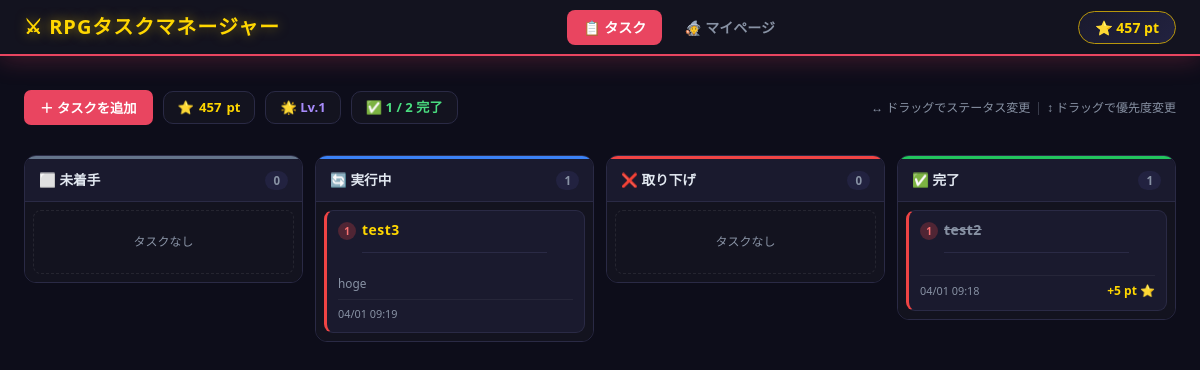
The page / on the database its author committed.
### app.py (models this page shows, shortened)
class Avatar(db.Model):
    __tablename__ = 'avatars'
    id = db.Column(db.Integer, primary_key=True)
    name = db.Column(db.String(50), default='勇者')
    base_hp = db.Column(db.Integer, default=100)
    base_attack = db.Column(db.Integer, default=10)
    base_defense = db.Column(db.Integer, default=5)
    base_agility = db.Column(db.Integer, default=8)
    points = db.Column(db.Integer, default=0)
    total_points_earned = db.Column(db.Integer, default=0)
    inventory = db.relationship('Inventory', back_populates='avatar', lazy='dynamic')
    @property
    def level(self):
        return self.total_points_earned // 10 + 1

class Task(db.Model):
    __tablename__ = 'tasks'
    id = db.Column(db.Integer, primary_key=True)
    title = db.Column(db.String(200), nullable=False)
    description = db.Column(db.Text, default='')
    status = db.Column(db.String(20), default='not_started')
    priority = db.Column(db.Integer, default=0)
    points_earned = db.Column(db.Integer, default=0)
    created_at = db.Column(db.DateTime, default=datetime.utcnow)
    completed_at = db.Column(db.DateTime, nullable=True)
    STATUS_LABELS = {
        'not_started': '未着手',
        'in_progress': '実行中',
        'withdrawn': '取り下げ',
        'completed': '完了',
    }

### app.py (the view)
@app.route('/')
def index():
    avatar = Avatar.query.first()
    tasks_by_status = {
        s: Task.query.filter_by(status=s).order_by(Task.priority).all()
        for s in ['not_started', 'in_progress', 'withdrawn', 'completed']
    }
    return render_template('tasks.html', tasks_by_status=tasks_by_status, avatar=avatar)

### templates/tasks.html (shortened to what this page needs)
{% extends 'base.html' %}
{% block content %}
{% set ns = namespace(total=0) %}
{% for s, lst in tasks_by_status.items() %}{% set ns.total = ns.total + lst|length %}{% endfor %}
<div class="topbar">
  <button class="btn btn-primary" id="add-btn" onclick="toggleAddPanel()">＋ タスクを追加</button>
  <div class="topbar-stat" style="color:var(--gold);">⭐ <span id="pts-display">{{ avatar.points }}</span> pt</div>
  <div class="topbar-stat" style="color:#a78bfa;">🌟 Lv.{{ avatar.level }}</div>
  <div class="topbar-stat" style="color:var(--success);">
    ✅ {{ tasks_by_status['completed']|length }} / {{ ns.total }} 完了
  </div>
  <div class="topbar-hint">
    <span>↔ ドラッグでステータス変更</span>
    <span style="opacity:.4;">|</span>
    <span>↕ ドラッグで優先度変更</span>
  </div>
</div>
<div class="kanban-board" id="kanban-board">
  {% set columns = [
    ('not_started', '⬜ 未着手',   'col-not_started'),
    ('in_progress', '🔄 実行中',   'col-in_progress'),
    ('withdrawn',   '❌ 取り下げ', 'col-withdrawn'),
    ('completed',   '✅ 完了',     'col-completed'),
  ] %}
  {% for status, label, cls in columns %}
  {% set tasks = tasks_by_status[status] %}
  <div class="kanban-col-wrap {{ cls }}" id="col-{{ status }}">
    <div class="kanban-col-header">
      {{ label }}
      <span class="col-count" id="count-{{ status }}">{{ tasks|length }}</span>
    </div>
    <div class="kanban-cards" id="cards-{{ status }}" data-status="{{ status }}">
      {% for task in tasks %}
      {% set rank = loop.index0 %}
      <div class="task-card"
           data-task-id="{{ task.id }}"
           data-rank="{{ rank if rank < 3 else 'none' }}">
        <div class="card-header-row">
          <div class="card-rank-badge {% if rank < 3 %}rank-{{ rank }}{% endif %}">{{ rank + 1 }}</div>
          <div class="card-title {% if status == 'completed' %}done{% endif %}">{{ task.title }}</div>
          <button class="card-delete" onclick="deleteTask(event, {{ task.id }})" title="削除">✕</button>
        </div>
        {% if task.description %}
        <div class="card-desc">{{ task.description }}</div>
        {% endif %}
        <div class="card-footer">
          <span>{{ task.created_at.strftime('%m/%d %H:%M') }}</span>
          {% if task.points_earned > 0 %}
          <span class="card-pts">+{{ task.points_earned }} pt ⭐</span>
          {% endif %}
        </div>
      </div>
      {% endfor %}
      {% if not tasks %}
      <div class="kanban-empty" id="empty-{{ status }}">タスクなし</div>
      {% endif %}
    </div>
  </div>
  {% endfor %}
</div>
{% endblock %}

### templates/base.html (shortened to what this page needs)
<!DOCTYPE html>
<html lang="ja">
<head>
</head>
<body>
  <nav class="navbar">
    <a href="/" class="navbar-brand">⚔ RPGタスクマネージャー</a>
    <div class="navbar-nav">
      <a href="/" class="nav-link {% if request.endpoint == 'index' %}active{% endif %}">📋 タスク</a>
      <a href="/mypage" class="nav-link {% if request.endpoint == 'mypage' %}active{% endif %}">🧙 マイページ</a>
    </div>
    {% if avatar %}
    <div class="navbar-pts">⭐ {{ avatar.points }} pt</div>
    {% endif %}
  </nav>
  <div class="flash-wrap">
  </div>
  <div class="container">
    {% block content %}{% endblock %}
  </div>
</body>
</html>

### templates/base.html (style rules this page uses)
*, *::before, *::after { box-sizing: border-box; margin: 0; padding: 0; }
:root { --bg: #0d0d1a; --bg2: #13131f; --bg3: #1a1a2e; --bg4: #222240; --accent: #e94560; --gold: #ffd700; --gold-dim: #b8960c; --text: #e2e8f0; --dim: #8892a4; --border: #2a2a45; --common: #94a3b8; --rare: #60a5fa; --epic: #c084fc; --success: #4ade80; --warn: #fbbf24; --error: #f87171; --info: #38bdf8; }
body { background: var(--bg); color: var(--text); font-family: 'Segoe UI', system-ui, sans-serif; min-height: 100vh; line-height: 1.5; }
.navbar { background: var(--bg2); border-bottom: 2px solid var(--accent); padding: 0 24px; display: flex; align-items: center; justify-content: space-between; height: 56px; position: sticky; top: 0; z-index: 200; box-shadow: 0 4px 24px rgba(233,69,96,.25); }
.navbar-brand { font-size: 1.25rem; font-weight: 800; color: var(--gold); text-decoration: none; letter-spacing: 1px; text-shadow: 0 0 12px rgba(255,215,0,.5); }
.navbar-nav { display: flex; gap: 6px; }
.nav-link { color: var(--dim); text-decoration: none; padding: 7px 16px; border-radius: 8px; font-size: 0.875rem; font-weight: 600; transition: background .15s, color .15s; }
.nav-link.active { background: var(--accent); color: #fff; }
.navbar-pts { background: linear-gradient(135deg, var(--bg3), var(--bg4)); border: 1px solid var(--gold-dim); border-radius: 20px; padding: 5px 16px; color: var(--gold); font-weight: 700; font-size: .875rem; white-space: nowrap; }
.flash-wrap { padding: 10px 24px 0; }
.container { max-width: 1440px; margin: 0 auto; padding: 24px; }
.card-title { font-size: 1rem; font-weight: 700; color: var(--gold); margin-bottom: 16px; padding-bottom: 12px; border-bottom: 1px solid var(--border); letter-spacing: .5px; }
.btn { display: inline-flex; align-items: center; gap: 5px; padding: 8px 16px; border: none; border-radius: 7px; cursor: pointer; font-size: .83rem; font-weight: 700; text-decoration: none; transition: filter .15s, transform .1s; white-space: nowrap; }
.btn-primary { background: var(--accent); color: #fff; }

### rows shown on the page
Avatar: points "457", level "1"
Task: rank+1 "1", title "test3", description "hoge", created_at "04/01 09:19"
Task: rank "1", title "test2", created_at "04/01 09:18", points_earned "5"

### other values the page prints
{{ tasks_by_status['completed']|length }} "1"
{{ ns.total }} "2"
{{ label }} "⬜ 未着手" "🔄 実行中" "❌ 取り下げ" "✅ 完了"
{{ tasks|length }} "0" "1" "0" "1"
